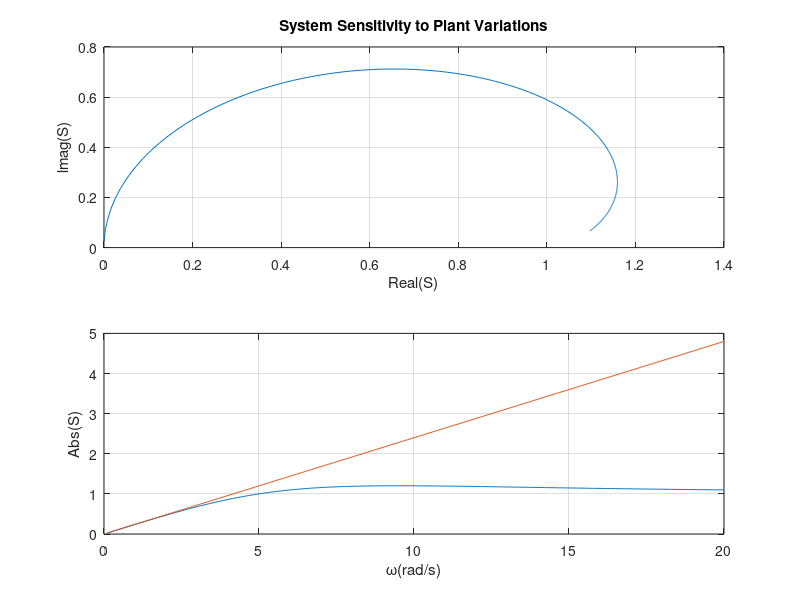

The MATLAB source for this figure:
% System Sensitivity Plot %
K=50;
num=[1 12 0];
den=[1 12 K];
w=[0.1:0.05:20];
s=w*i; 

n=s.^2 +12*s;
d= s.^2+12*s+K;
S=n./d;
n2=12*s;
d2=K;
S2=n2./d2;

subplot(211), 
plot(real(S),imag(S))
title('System Sensitivity to Plant Variations')
xlabel('Real(S)');
ylabel('lmag(S)')
grid

subplot(212),
plot(w,abs(S),w,abs(S2))
xlabel('\omega(rad/s)');
ylabel('Abs(S)');
grid
